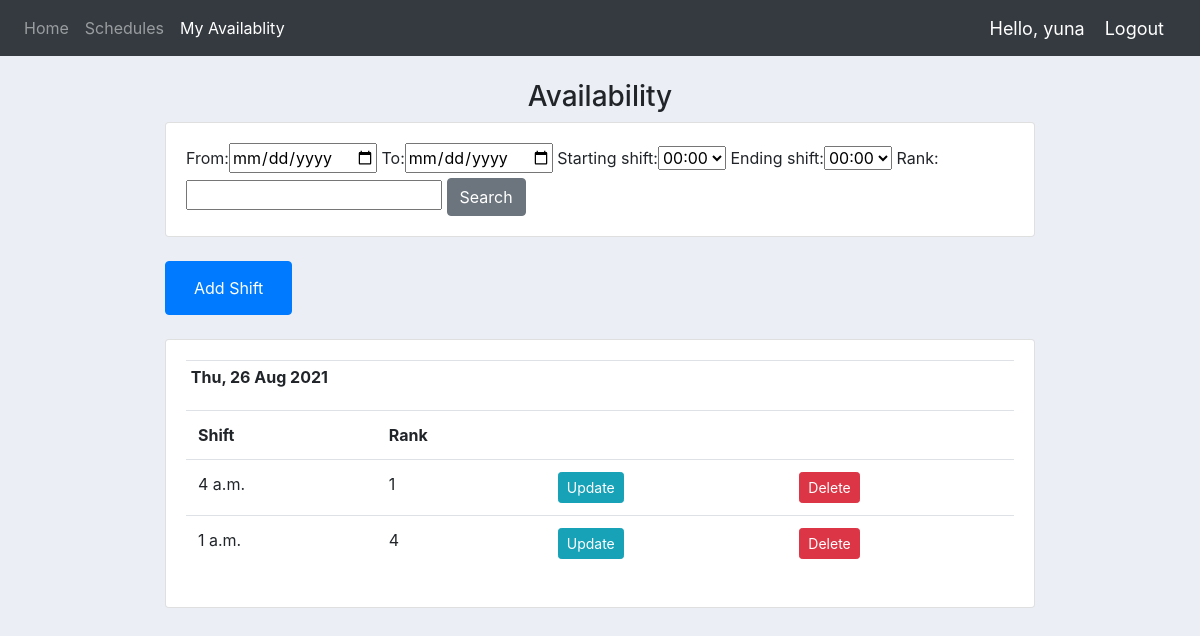
Page /account/myavailability/ (signed in) on the committed database.
### account/models.py (models this page shows, shortened)
class Availability(models.Model):
    user = models.ForeignKey(User, null=True,  on_delete=models.CASCADE)
    date = models.DateField(default=timezone.now)
    shift = models.TimeField(default=dt.time(00, 00), auto_now=False, auto_now_add=False)
    rank = models.PositiveIntegerField(default=0, blank=False, validators=[MinValueValidator(1), MaxValueValidator(24)])
    class Meta:
        unique_together = (("user", "date", "shift"), ("user", "date", "rank"))

### account/views.py (the view)
# urls.py: path('myavailability/', views.myavailability, name="myavailability"),
@login_required(login_url='login')
def myavailability(request):
    availability_list = Availability.objects.filter(user = request.user).order_by('-date','-shift')
    availability_date_list = []
    myFilter = AvailabilityFilter(request.GET, queryset=availability_list)
    availability_list = myFilter.qs
    for i in availability_list:
        if i.date not in availability_date_list:
            availability_date_list.append(i.date)
    context = {'availability_list': availability_list, 'availability_date_list': availability_date_list,  'myFilter': myFilter}
    return render(request, 'account/myavailability.html', context)

### account/templates/account/myavailability.html
{%  extends 'account/index.html' %}
{% block content %}
<br>
<h3>Availability</h3>
<div class="row justify-content-center">
    <div class="col-lg-9">
        <div class="col-lg-12" style="margin: 0; padding: 0;">
            <div class="card card-body">
                <form method="get">
                    {{myFilter.form}}
                    <button class="btn btn-secondary" type="submit">Search</button>
                </form>
            </div>
        </div><br>
        <div class="col-lg-9 align-self-center" style="margin: 0; padding: 0;">
            <button class="btn btn-primary" style='margin: auto;'>
                <a class="nav-link" style="color: white" href="{% url 'shiftavailability' %}">Add Shift</a>
            </button>
        </div>
    </div>
</div>
<br>
<div class="row justify-content-center">
    <div class="col-lg-9">
        <div class="card card-body">
            {% if availability_date_list|length > 0 %}
                {% for d in availability_date_list %}
                    <table class="table table-sm">
                        <tr>
                            <th>{{d|date:"D, j M Y"}}</th>
                        </tr>
                        <table class="table">
                            <tr>
                                <th>Shift</th>
                                <th>Rank</th>
                                <th></th>
                                <th></th>
                            </tr>
                            {% for i in availability_list %}
                            {% if i.date == d %}
                                <tr>
                                    <td>{{i.shift}}</td>
                                    <td>{{i.rank}}</td>
                                    <td><a class="btn btn-sm btn-info" href="{% url 'update_availability' i.id %}">Update</a></li></td>
                                    <td><a class="btn btn-sm btn-danger" href="{% url 'delete_availability' i.id %}">Delete</a></td>
                                </tr>
                                {% endif %}
                            {% endfor %}
                        </table>
                    </table>
                {% endfor %}
            {% else %}
                <p>No shift availabilites added yet</p>
            {% endif %}
        </div>
    </div>
</div>
{% endblock %}

### account/templates/account/navbar.html (shortened to what this page needs)
{% load static %}
{% url 'index' as index %}
{% url 'myavailability' as myavailability %}
<nav class="navbar navbar-expand-lg navbar-dark bg-dark">
   <div class="collapse navbar-collapse" id="navbarNav">
     <ul class="navbar-nav">
       <li class="nav-item {% if request.path == index %} active {%endif%}">
        <a class="nav-link" href="{% url 'index' %}">Home</a>
       </li>
       <li class="nav-item {% if request.path == view_schedules %} active {%endif%}">
        <a class="nav-link" href="{% url 'view_schedules' %}">Schedules</a>
       </li>
       <li class="nav-item {% if request.path == myavailability %} active {%endif%}">
        <a class="nav-link" href="{% url 'myavailability' %}">My Availablity</a>
       </li>
     </ul>
   </div>
   <span class="hello-msg">Hello, {{request.user}}</span>
   <span ><a  class="hello-msg" href="{% url 'logout' %}">Logout</a></span>
 </nav>

### account/static/account/css/main.css (style rules this page uses)
body { background-color: #ebeff5; }
h3 { text-align: center; }
.active { color: white; }

### account/templates/account/navbar.html (style rules this page uses)
.hello-msg { font-size: 18px; color: #fff; margin-right: 20px; }

### rows in the picture
Availability: availability_date_list "Thu, 26 Aug 2021", shift "4 a.m.", rank "1"
Availability: shift "1 a.m.", rank "4"

### other values in the picture
{{ request.user }} "yuna"
